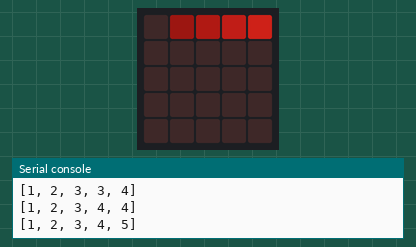
The program below on a simulated BBC micro:bit running MicroPython. On the bench: the board's 5×5 LED display, the last lines printed to the serial console. Dim RGB values are drawn brighter than linear.

Above: at 0.05 s.
At 0.66 s:
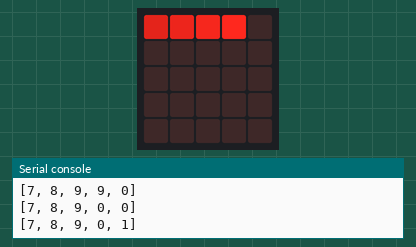
At 1.37 s:
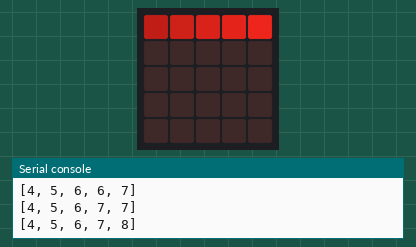

The program:

prog06.py
```python
from microbit import *
if not display.is_on():
    display.on()
else:
    print("Display is already on...")

display.clear()

values = [0, 1, 2, 3, 4]
print (values)
try:
    while True:
        for i in range(0, 5, 1):
            display.set_pixel(i, 0, values[i])
            values[i] = (values[i] + 1) % 10
            print(values)
        sleep(100)
except KeyboardInterrupt as e:
    print("Interrupted by the user...")
```

Measured:
- by itself, everything shown: repeats every 1.0 s, in 10 steps
